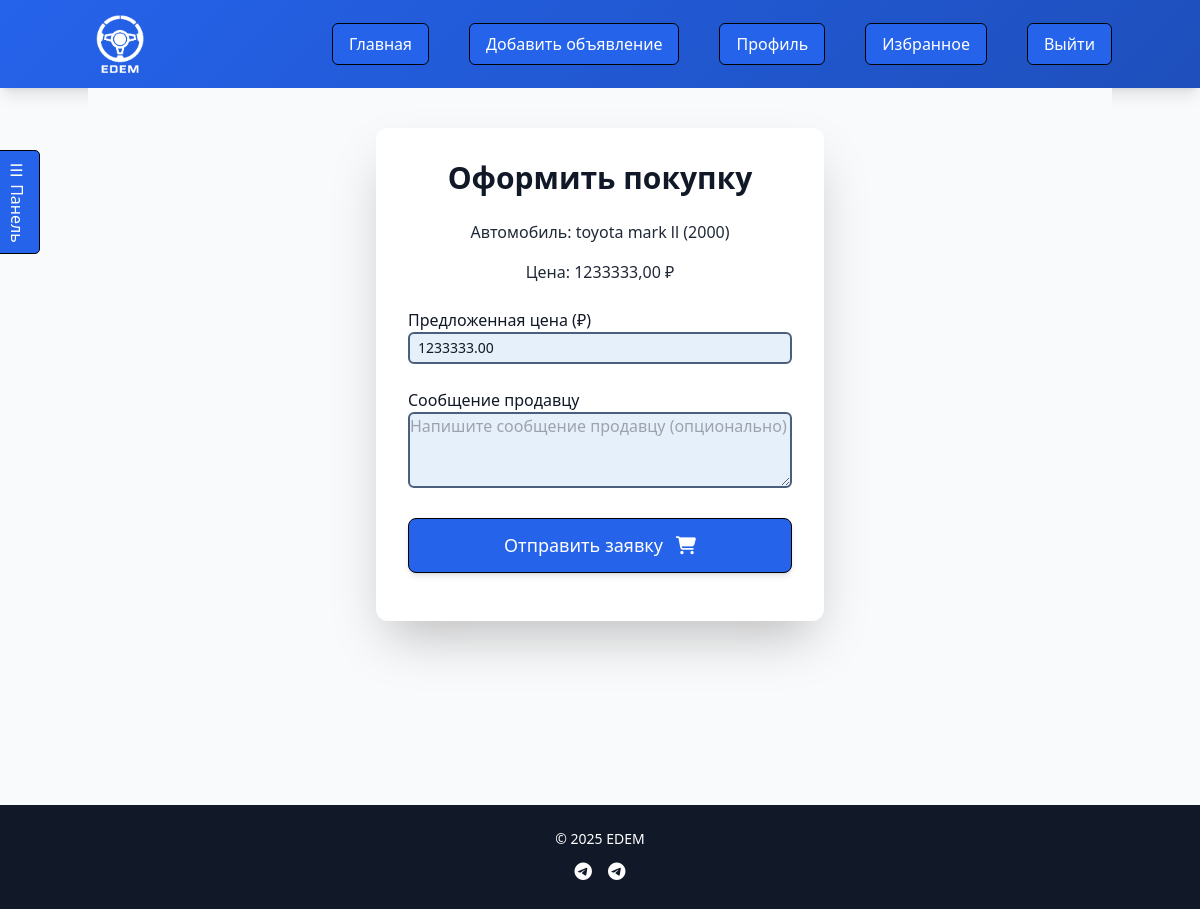
The app's page /purchase/1/ (signed in), older data.
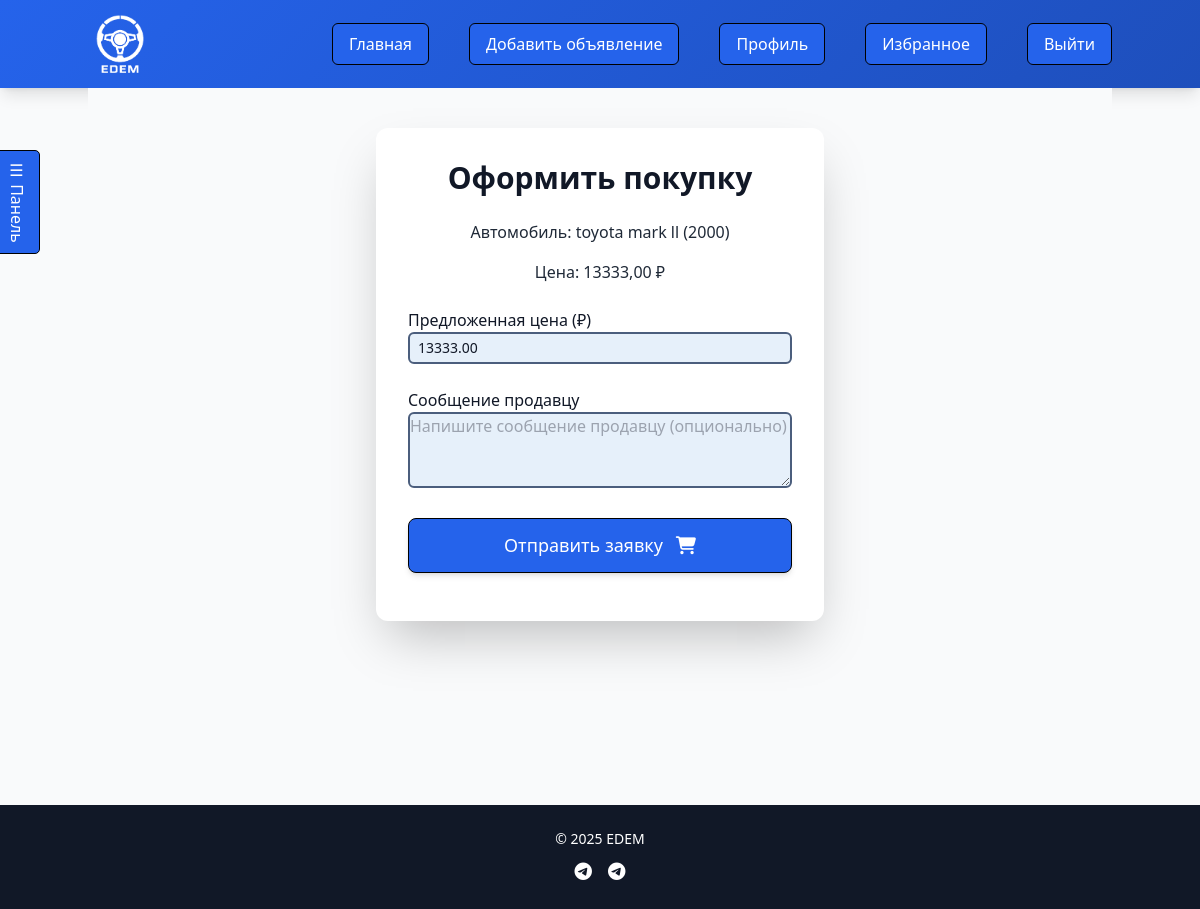
The same page, newer data.
### cars/models.py (models this page shows, shortened)
class Car(models.Model):
    FUEL_TYPE_CHOICES = [
        ('Бензин', 'Бензин'),
        ('Дизель', 'Дизель'),
        ('Электрическая', 'Электрическая'),
        ('Гибрид', 'Гибрид'),
        ('Газ', 'Газ'),
    ]
    TRANSMISSION_CHOICES = [
        ('Механическая', 'Механическая'),
        ('Автоматическая', 'Автоматическая'),
        ('Робот', 'Робот'),
        ('Вариатор', 'Вариатор'),
    ]
    CONDITION_CHOICES = [
        ('new', 'Новый'),
        ('used', 'Б/у'),
    ]
    user = models.ForeignKey(User, on_delete=models.CASCADE)
    brand = models.CharField(max_length=100)
    model = models.CharField(max_length=100)
    year = models.PositiveIntegerField(validators=[MaxValueValidator(timezone.now().year)])
    price = models.DecimalField(max_digits=12, decimal_places=2, validators=[MinValueValidator(0)])
    mileage = models.PositiveIntegerField(validators=[MinValueValidator(0)])
    engine_capacity = models.DecimalField(max_digits=4, decimal_places=1, validators=[MinValueValidator(0.1)])
    fuel_type = models.CharField(max_length=50, choices=FUEL_TYPE_CHOICES)
    transmission = models.CharField(max_length=50, choices=TRANSMISSION_CHOICES)
    color = models.CharField(max_length=50, blank=True, null=True)
    description = models.TextField()
    created_at = models.DateTimeField(default=timezone.now)
    is_sold = models.BooleanField(default=False)
    condition = models.CharField(max_length=20, choices=CONDITION_CHOICES, default='used')

### cars/views.py (the view)
# urls.py: path('purchase/<int:car_id>/', views.purchase_car, name='purchase_car'),
@login_required
@never_cache
def purchase_car(request, car_id):
    car = get_object_or_404(Car, id=car_id)
    if request.user == car.user:
        messages.error(request, 'Вы не можете купить свой собственный автомобиль.')
        return redirect('car_detail', car_id=car.id)
    if car.is_sold:
        messages.error(request, 'Этот автомобиль уже продан.')
        return redirect('car_detail', car_id=car.id)
    if PurchaseRequest.objects.filter(car=car, buyer=request.user, status='В ожидании').exists():
        messages.error(request, 'Вы уже подали заявку на покупку этого автомобиля.')
        return redirect('car_detail', car_id=car.id)
    if request.method == 'POST' and request.headers.get('X-Requested-With') == 'XMLHttpRequest':
        form = PurchaseForm(request.POST)
        if form.is_valid():
            offered_price = form.cleaned_data.get('offered_price') or car.price
            if request.user.balance < offered_price:
                return JsonResponse({'status': 'error', 'message': 'Недостаточно средств на балансе для покупки.'}, status=400)
            purchase_request = form.save(commit=False)
            purchase_request.car = car
            purchase_request.buyer = request.user
            purchase_request.seller = car.user
            purchase_request.is_read = False
            purchase_request.save()
            messages.success(request, 'Заявка на покупку отправлена продавцу!')
            return JsonResponse({'status': 'success', 'message': 'Заявка на покупку отправлена!'})
        return JsonResponse({'status': 'error', 'errors': form.errors}, status=400)
    else:
        form = PurchaseForm(initial={'offered_price': car.price})
    unread_deals_count = get_unread_deals_count(request.user)
    return render(request, 'purchase_car.html', {
        'form': form,
        'car': car,
        'unread_deals_count': unread_deals_count
    })

### cars/forms.py (shortened to what this page needs)
class PurchaseForm(forms.ModelForm):
    class Meta:
        model = PurchaseRequest
        fields = ['offered_price', 'message']
        labels = {
            'offered_price': 'Предложенная цена (₽)',
            'message': 'Сообщение продавцу',
        }
        widgets = {
            'message': forms.Textarea(attrs={'rows': 3, 'placeholder': 'Напишите сообщение продавцу (опционально)'}),
        }

### cars/views.py (called while the page is built)
def get_unread_deals_count(user):
    if not user.is_authenticated:
        return 0
    buyer_requests = PurchaseRequest.objects.filter(buyer=user).order_by('-request_date')
    seller_requests = PurchaseRequest.objects.filter(seller=user).order_by('-request_date')
    unread_purchases_count = buyer_requests.filter(is_read=False, status__in=['Одобрено', 'Отклонено']).count()
    unread_sales_count = seller_requests.filter(is_read=False, status='В ожидании').count()
    return unread_purchases_count + unread_sales_count

### templates/purchase_car.html (shortened to what this page needs)
{% extends 'base.html' %}
{% load static %}
{% block content %}
<div class="max-w-md mx-auto card rounded-xl shadow-2xl p-6 md:p-8 fade-in" style="background-color: var(--card-bg); color: var(--card-text);">
    <h2 class="text-2xl md:text-3xl font-extrabold mb-6 text-center" style="color: var(--text-color);">Оформить покупку</h2>
    <p class="mb-4 text-center" style="color: var(--secondary-color);">Автомобиль: {{ car.brand }} {{ car.model }} ({{ car.year }})</p>
    <p class="mb-4 text-center" style="color: var(--secondary-color);">Цена: {{ car.price }} ₽</p>
    <form method="post" id="purchaseForm" class="space-y-6">
        {% for field in form %}
        <div>
            <label class="block font-medium text-sm md:text-base" style="color: var(--text-color);">{{ field.label }}</label>
            {{ field }}
        </div>
        {% endfor %}
        <button type="submit" class="w-full p-3 rounded-lg text-base md:text-lg shadow-md hover:shadow-lg" style="background-color: var(--btn-bg); color: var(--btn-text); border: 1px solid var(--btn-border);">
            Отправить заявку <i class="fas fa-shopping-cart ml-2 text-lg"></i>
        </button>
    </form>
</div>
{% endblock %}

Row changes from the older to the newer data that the page shows:
changed Car "toyota": price "1233333,00" → "13333,00"
Text that changed along with them:
form field offered_price: "1233333.00" → "13333.00"
